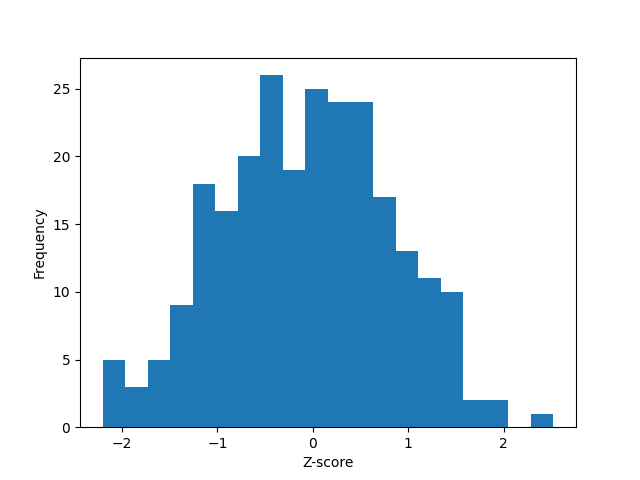

This figure's Python source:
# Checking that the reported errors are resonable

import matrix_count

import numpy as np

import matplotlib.pyplot as plt

test_margin = [3,3,3,3,2,2]
true_count = np.exp(7.51098)

est_counts = []
est_errs = []
z_scores = []

num_trials = 250

for trial_num in range(num_trials):
    (log_count_est, log_count_est_err) = matrix_count.count_log_symmetric_matrices(test_margin)
    est_counts.append(log_count_est)
    est_errs.append(log_count_est_err)
    z_scores.append((log_count_est - np.log(true_count)) / log_count_est_err)

# Plot a histogram of the z-scores
plt.clf()
plt.hist(z_scores, bins=20)
plt.xlabel("Z-score")
plt.ylabel("Frequency")
plt.savefig("errors.png")

# Can observe that the z scores are roughly distributed as a unit Gaussian with mean 0 and standard deviation 1 as we would expect
print("Mean of the z-scores:", np.mean(z_scores))
print("Standard deviation of the z-scores:", np.std(z_scores))

# # Example where our reported error is way too small
# matrix_count.count_log_symmetric_matrices(test_margin, max_samples=1000, seed = 25)
